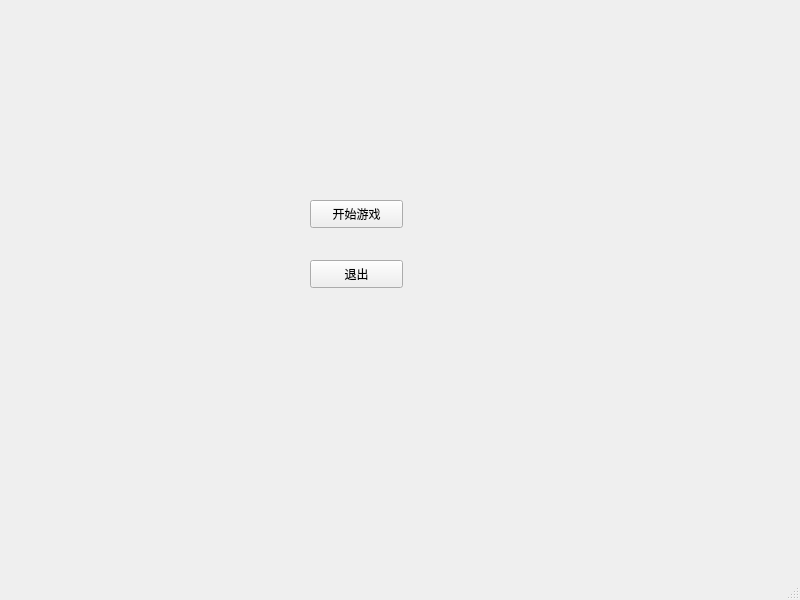
<?xml version="1.0" encoding="UTF-8"?>
<ui version="4.0">
 <class>FirstWindow</class>
 <widget class="QMainWindow" name="FirstWindow">
  <property name="geometry">
   <rect>
    <x>0</x>
    <y>0</y>
    <width>800</width>
    <height>600</height>
   </rect>
  </property>
  <property name="windowTitle">
   <string>MainWindow</string>
  </property>
  <widget class="QWidget" name="centralwidget">
   <widget class="QPushButton" name="normal">
    <property name="geometry">
     <rect>
      <x>310</x>
      <y>200</y>
      <width>93</width>
      <height>28</height>
     </rect>
    </property>
    <property name="text">
     <string>开始游戏</string>
    </property>
   </widget>
   <widget class="QPushButton" name="pushButton_2">
    <property name="geometry">
     <rect>
      <x>310</x>
      <y>260</y>
      <width>93</width>
      <height>28</height>
     </rect>
    </property>
    <property name="text">
     <string>退出</string>
    </property>
   </widget>
  </widget>
  <widget class="QMenuBar" name="menubar">
   <property name="geometry">
    <rect>
     <x>0</x>
     <y>0</y>
     <width>800</width>
     <height>25</height>
    </rect>
   </property>
  </widget>
  <widget class="QStatusBar" name="statusbar"/>
 </widget>
 <resources/>
 <connections/>
</ui>
